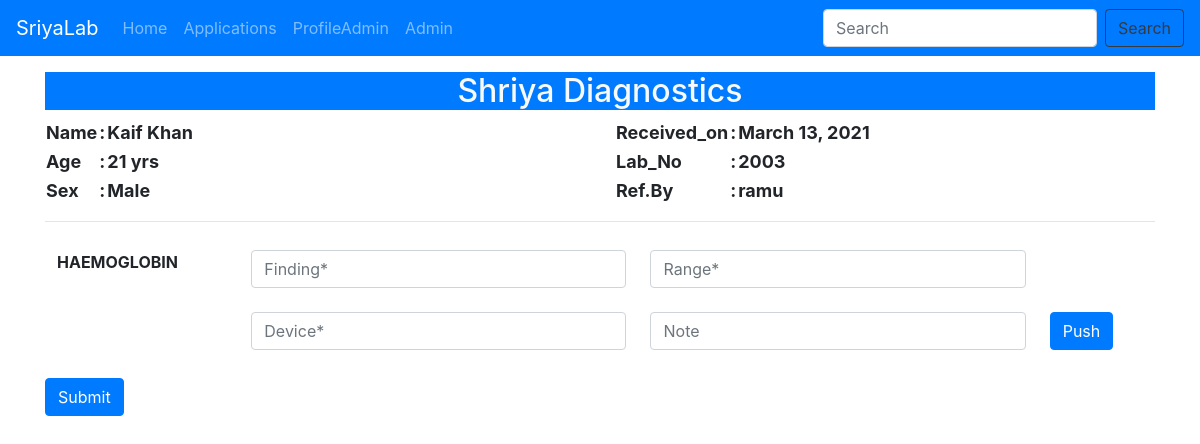
/check/2003, run on the app's committed database.
### lab/models.py (models this page shows, shortened)
class Application(models.Model):
    sno = models.AutoField(primary_key=True)
    lab_no = models.IntegerField()
    name = models.CharField(max_length=80)
    age = models.IntegerField(default = 0)
    sex = models.CharField(max_length=10)
    recieved_on = models.DateField(auto_now=True)
    ref_by = models.CharField(max_length=50,default = "Dr.Self")
    cost = models.IntegerField(default=0)
    checked = models.BooleanField(default = False)

class Record(models.Model):
    lab_no = models.IntegerField()
    application = models.ForeignKey(Application,on_delete=models.CASCADE)
    test = models.CharField(max_length=70)
    finding = models.CharField(default="",max_length=30)
    ref = models.CharField(default="",max_length=30)
    note = models.CharField(default="",max_length=100)
    device = models.CharField(default="",max_length=200)
    price = models.IntegerField(default = 0)

### lab/views.py (the view)
# urls.py: path("check/<slug>",views.check,name="check"),
def check(request,slug):
    slug = int(slug)
    try:
        application = Application.objects.get(lab_no = slug)
        records = Record.objects.filter(lab_no = slug)
        devices = Device.objects.all()
        params = {
            'application':application,
            'records':records,
            'length':len(records),
            'devices':devices,
        }
        return render(request,'lab/check.html',params)
    except:
        return HttpResponse("404 - Page Not Found")

### templates/lab/check.html (shortened to what this page needs)
{% extends 'base.html' %}
{% block body %}
<div class="container w-70 my-3">
    <h2 class="text-center bg-primary text-light">Shriya Diagnostics</h2>
    <div class="row">
        <div class="col-sm-6">
            <table class="font-weight-bold" style="font-size:18px;">
                <tbody>
                    <tr>
                        <td>Name</td>
                        <td>:</td>
                        <td>{{application.name}}</td>
                    </tr>
                    <tr>
                        <td>Age</td>
                        <td>:</td>
                        <td>{{application.age}} yrs</td>
                    </tr>
                    <tr>
                        <td>Sex</td>
                        <td>:</td>
                        <td>{{application.sex}}</td>
                    </tr>
                </tbody>
            </table>
        </div>
        <div class="col-sm-6" >
            <table class="font-weight-bold" style="font-size:18px;">
                <tbody>
                    <tr>
                        <td>Received_on</td>
                        <td>:</td>
                        <td>{{application.recieved_on}}</td>
                    </tr>
                    <tr>
                        <td>Lab_No</td>
                        <td>:</td>
                        <td>{{application.lab_no}}</td>
                    </tr>
                    <tr>
                        <td>Ref.By</td>
                        <td>:</td>
                        <td>{{application.ref_by}}</td>
                    </tr>
                </tbody>
            </table>
        </div>
    </div><hr>
    <table class="table my-3 table-borderless">
        <tbody>
          {% for record in records %}
            <tr>
              <th>{{record.test}}</th>
              <td id="fi{{forloop.counter}}"><input type="text" class="form-control" id="finding{{forloop.counter}}" placeholder="Finding*" value='{{record.finding}}'></td>
              <td id="ri{{forloop.counter}}"><input type="text" class="form-control" id="range{{forloop.counter}}" placeholder="Range*" value='{{record.ref}}'></td>
            </tr>
            <tr>
                <td></td>
                <td id="d{{forloop.counter}}">
                    <input type="text" list="devices" class="form-control" id="device{{forloop.counter}}" placeholder="Device*">
                </td>
                <td id="n{{forloop.counter}}"><input type="text" class="form-control" id="note{{forloop.counter}}" placeholder="Note"></td>
                <td id='b{{forloop.counter}}'><button class="btn btn-primary" onclick="push('{{forloop.counter}}','{{record.test}}')">Push</button></td>
            </tr>
          {% endfor %}
        </tbody>
      </table>
      <button class="btn btn-primary" onclick = "submit('{{application.lab_no}}','{{length}}')">Submit</button>
</div>
{% endblock body %}

### data on the page
Application: name "Kaif Khan", age "21", sex "Male", recieved_on "March 13, 2021", lab_no "2003", ref_by "ramu"
Record: test "HAEMOGLOBIN"
